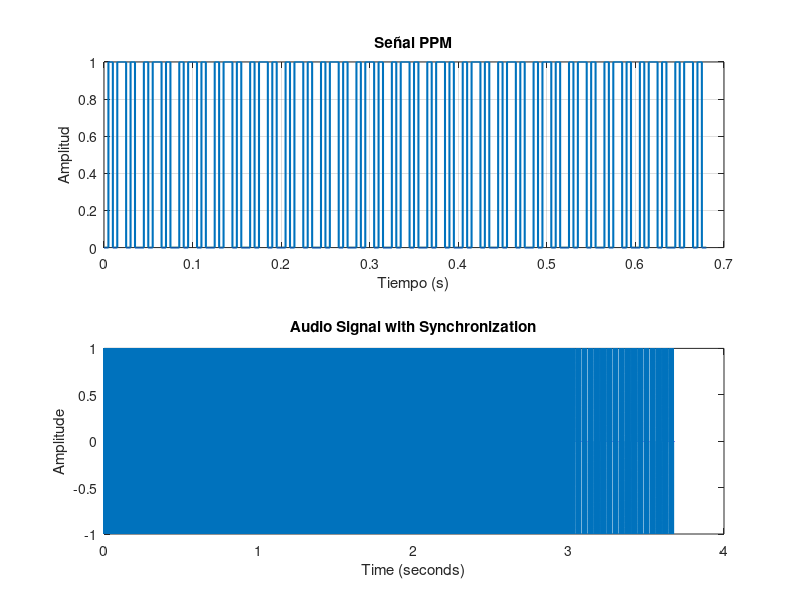

Here is the MATLAB script that generated this plot:
% Parámetros
clear
fs = 50000;  % Frecuencia de muestreo para audio
window_duration = 0.01;  % Duración de cada ventana de tiempo en segundos
pulse_width = 0.5 * window_duration;  % Ancho del pulso en segundos

% Secuencia de bits (ejemplo)
bit_sequence = [1, 1, 0, 0, 1, 1, 0, 0, 1, 1, 0, 0, 1, 1, 0, 0, 1, 1, 0, 0, 1, 1, 0, 0, 1, 1, 0, 0, 1, 1, 0, 0, 1,  1, 0, 0, 1, 1, 0, 0, 1, 1, 0, 0, 1, 1, 0, 0, 1, 1, 0, 0, 1, 1, 0, 0, 1, 1, 0, 0, 1, 1, 0, 0, 1,  1, 0, 0];
%disp(length(bit_sequence));
disp('Secuencia de bits transmitida:');
disp(bit_sequence);

% Generar la señal PPM
total_time = window_duration * length(bit_sequence);
time = linspace(0, total_time, fs * total_time);
ppm_signal = zeros(size(time));
for i = 1:length(bit_sequence)
    % Calcula el tiempo de inicio del pulso basado en el valor del bit actual
    pulse_start_time = (i - 1) * window_duration;
    if bit_sequence(i) == 1
        pulse_start_time = pulse_start_time + 0.5 * window_duration;
    end
    % Enciende el pulso en el tiempo calculado
    pulse_indices = (time >= pulse_start_time) & (time <= pulse_start_time + pulse_width);
    ppm_signal(pulse_indices) = 1;
end

% Visualización
figure;
subplot(2,1,1);
plot(time, ppm_signal, 'LineWidth', 1.5);  % Ajuste del grosor de línea para mejor visualización
title('Señal PPM');
xlabel('Tiempo (s)');
ylabel('Amplitud');
grid on;

% Frecuencia de la portadora
f_carrier = 1000;  % Frecuencia de la portadora en Hz

% Generar la señal portadora
carrier_signal = sin(2 * pi * f_carrier * time);

% Modulación de amplitud de la señal PPM con la portadora
information_signal = ppm_signal .* carrier_signal;

% Generacion de senales de sincronizacion
f1 = 6000;
f2 = 7000;
f3 = 8000;
time_header = 1;

T = 1/fs;
t_s = 0:T:time_header-T;
s_sincr = [];
s_sincr1 = cos(2*pi*f1*t_s);
s_sincr2 = cos(2*pi*f2*t_s);
s_sincr3 = cos(2*pi*f3*t_s);
sinc_signal = [s_sincr, s_sincr1, s_sincr2, s_sincr3];


audio_signal = [sinc_signal, information_signal];

% Genera la señal de audio
audio_duration = length(audio_signal)/fs; % Duración de la señal de audio en segundos

% Visualizar la señal de audio generada
time_audio = (0:length(audio_signal)-1) / fs; % Tiempo en segundos
subplot(2,1,2);
plot(time_audio, audio_signal);
title('Audio Signal with Synchronization');
xlabel('Time (seconds)');
ylabel('Amplitude');

% Play the audio signal
sound(audio_signal, fs);
filename = 'ppm_signal.wav';  % Nombre del archivo de audio
audiowrite(filename, audio_signal, fs);

disp('Señal de audio modulada y reproducida.');
